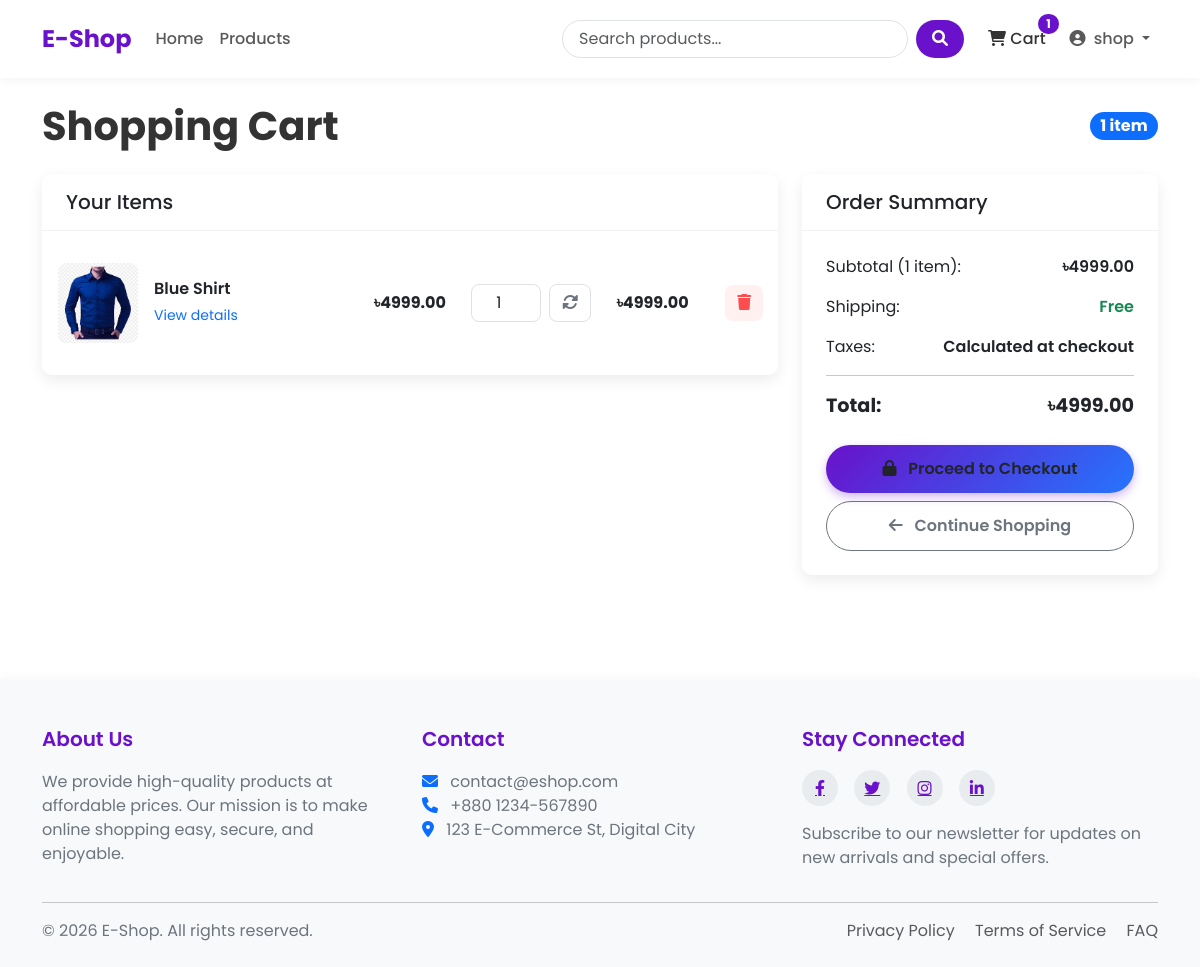
The app's page /cart/ (signed in), older data.
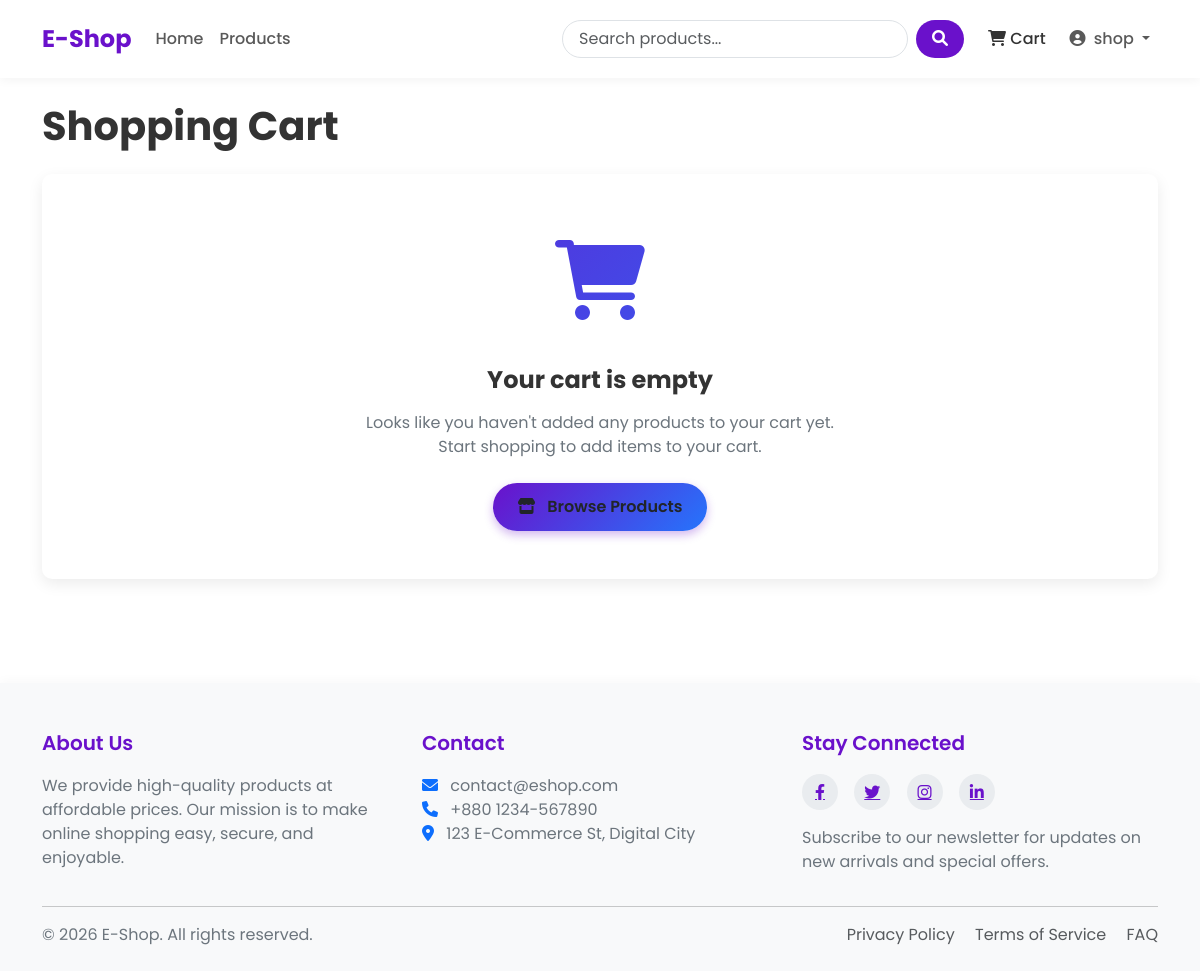
The same page, newer data.
### shop/models.py (models this page shows, shortened)
class Cart(models.Model):
    user = models.OneToOneField(User ,on_delete=models.CASCADE)
    created = models.DateTimeField(auto_now_add=True)
    updated = models.DateTimeField(auto_now=True)
    def get_total_cost(self):
        return sum(item.get_cost() for item in self.items.all())
    def get_total_items(self):
        return sum(item.quantity for item in self.items.all())

class CartItem(models.Model):
    cart = models.ForeignKey(Cart, related_name='items', on_delete=models.CASCADE)
    product = models.ForeignKey(Product, on_delete=models.CASCADE)
    quantity = models.PositiveIntegerField(default=1)
    def get_cost(self):
        return self.product.price * self.quantity

class Product(models.Model):
    name = models.CharField(max_length=200)
    slug = models.SlugField(max_length=200, unique=True)
    catagory = models.ForeignKey(Catagory, related_name='products', on_delete=models.CASCADE)
    description = models.TextField(blank=True)
    price = models.DecimalField(max_digits=10, decimal_places=2)
    stock = models.PositiveIntegerField()
    available = models.BooleanField(default=True)
    created = models.DateTimeField(auto_now_add=True)
    updated = models.DateTimeField(auto_now=True)
    image=models.ImageField(upload_to='products/%Y/%m/%d')

### shop/views.py (the view)
# urls.py: path('cart/', views.cart_detail, name='cart_detail'),
@login_required(login_url='/login/')
def cart_detail(request):
    try:
        cart = Cart.objects.get(user=request.user)
    except Cart.DoesNotExist:
        cart=Cart.objects.create(user=request.user)
    return render(request, 'shop/cart.html', {'cart': cart})

### shop/context_processors.py (called while the page is built)
def cart_item_count(request):
    if request.user.is_authenticated:
        try:
            cart = Cart.objects.get(user=request.user)
            return {'cart_item_count': cart.get_total_items()}
        except Cart.DoesNotExist:
            return {'cart_item_count': 0}
    return {'cart_item_count': 0}

### templates/shop/cart.html (shortened to what the changed rows need)
{% extends 'base.html' %}
{% block content %}
<div class="cart-header">
    <h1 class="cart-title">Shopping Cart</h1>
    {% if cart.items.all %}
    <span class="badge bg-primary rounded-pill fs-6">{{ cart.get_total_items }} item{{ cart.get_total_items|pluralize }}</span>
    {% endif %}
</div>
{% if cart.items.all %}
<div class="row">
    <div class="col-lg-8">
        <div class="cart-card card">
            <div class="card-header">
                <h5 class="mb-0">Your Items</h5>
            </div>
            <div class="card-body">
                {% for item in cart.items.all %}
                <div class="cart-item row align-items-center">
                    <div class="col-md-5">
                        <div class="d-flex align-items-center">
                            {% if item.product.image %}
                            <div class="cart-item-image me-3">
                                <img src="{{ item.product.image.url }}" alt="{{ item.product.name }}"
                                     class="img-fluid">
                            </div>
                            {% else %}
                            <div class="bg-light text-center cart-item-image me-3 d-flex justify-content-center align-items-center">
                                <i class="fas fa-image fa-2x text-muted"></i>
                            </div>
                            {% endif %}
                            <div>
                                <h6 class="cart-item-title">{{ item.product.name }}</h6>
                                <a href="{% url 'shop:product_detail' item.product.slug %}" class="text-decoration-none">
                                    <small class="text-primary">View details</small>
                                </a>
                            </div>
                        </div>
                    </div>
                    <div class="col-md-2 text-center">
                        <div class="fw-bold">৳{{ item.product.price }}</div>
                    </div>
                    <div class="col-md-2">
                        <form action="{% url 'shop:cart_update' item.product.id %}" method="post" class="d-flex align-items-center justify-content-center">
                            <input type="number" name="quantity" class="form-control cart-quantity-input"
                                   value="{{ item.quantity }}" min="1" max="{{ item.product.stock }}">
                            <button type="submit" class="cart-update-btn ms-2">
                                <i class="fas fa-sync-alt"></i>
                            </button>
                        </form>
                    </div>
                    <div class="col-md-2 text-center">
                        <div class="fw-bold">৳{{ item.get_cost }}</div>
                    </div>
                    <div class="col-md-1 text-end">
                        <form action="{% url 'shop:cart_remove' item.product.id %}" method="post">
                            <button type="submit" class="cart-remove-btn">
                                <i class="fas fa-trash"></i>
                            </button>
                        </form>
                    </div>
                </div>
                {% endfor %}
            </div>
        </div>
    </div>
    <div class="col-lg-4">
        <div class="summary-card card">
            <div class="card-header">
                <h5 class="mb-0">Order Summary</h5>
            </div>
            <div class="card-body">
                <div class="summary-item">
                    <span>Subtotal ({{ cart.get_total_items }} item{{ cart.get_total_items|pluralize }}):</span>
                    <span class="summary-value">৳{{ cart.get_total_cost }}</span>
                </div>
                <div class="summary-item">
                    <span>Shipping:</span>
                    <span class="summary-value text-success">Free</span>
                </div>
                <div class="summary-item">
                    <span>Taxes:</span>
                    <span class="summary-value">Calculated at checkout</span>
                </div>
                <hr>
                <div class="summary-item mb-4">
                    <span class="summary-total">Total:</span>
                    <span class="summary-total">৳{{ cart.get_total_cost }}</span>
                </div>
                <div class="d-grid gap-2">
                    <a href="{% url 'shop:checkout' %}" class="btn checkout-btn">
                        <i class="fas fa-lock me-2"></i> Proceed to Checkout
                    </a>
                    <a href="{% url 'shop:product_list' %}" class="btn btn-outline-secondary continue-btn">
                        <i class="fas fa-arrow-left me-2"></i> Continue Shopping
                    </a>
                </div>
            </div>
        </div>
    </div>
</div>
{% else %}
<div class="empty-cart">
    <div class="empty-cart-icon">
        <i class="fas fa-shopping-cart"></i>
    </div>
    <h3 class="empty-cart-title">Your cart is empty</h3>
    <p class="empty-cart-text">Looks like you haven't added any products to your cart yet.<br>Start shopping to add items to your cart.</p>
    <a href="{% url 'shop:product_list' %}" class="btn browse-btn">
        <i class="fas fa-store me-2"></i> Browse Products
    </a>
</div>
{% endif %}
{% endblock %}

### templates/base.html (shortened to what the changed rows need)
<!DOCTYPE html>
<html lang="en">
<head>
    <link href="https://cdn.jsdelivr.net/npm/bootstrap@5.3.0/dist/css/bootstrap.min.css" rel="stylesheet">
    <link rel="stylesheet" href="https://cdnjs.cloudflare.com/ajax/libs/font-awesome/6.0.0/css/all.min.css">
    {% load static %}
</head>
<body>
    <header>
        <nav class="navbar navbar-expand-lg navbar-light bg-white">
            <div class="container">
                <div class="collapse navbar-collapse" id="navbarNav">
                    <ul class="navbar-nav">
                        <li class="nav-item me-2">
                            <a class="nav-link cart-btn" href="{% url 'shop:cart_detail' %}">
                                <i class="fas fa-shopping-cart"></i> Cart
                                {% if cart_item_count %}
                                    <span class="badge rounded-pill cart-badge">{{ cart_item_count }}</span>
                                {% endif %}
                            </a>
                        </li>
                    </ul>
                </div>
            </div>
        </nav>
    </header>
    <main class="container my-4">
        {% block content %}{% endblock %}
    </main>
</body>
</html>

Row changes from the older to the newer data that the page shows:
no longer on this page (row unchanged): Cart: get_total_items "1", get_total_cost "4999.00"
removed CartItem: product.image (picture), product.name "Blue Shirt", product.price "4999.00", quantity "1", get_cost "4999.00"
Text that changed along with them:
{{ cart_item_count }}: "1" → (not shown)
text no longer shown: "item Your Items Order Summary Subtotal ( item ): ৳ Shipping: Free Taxes: Calculated at checkout Total: ৳ Proceed to Checkout Continue Shopping"
text now shown: "Your cart is empty Looks like you haven't added any products to your cart yet. Start shopping to add items to your cart. Browse Products"
